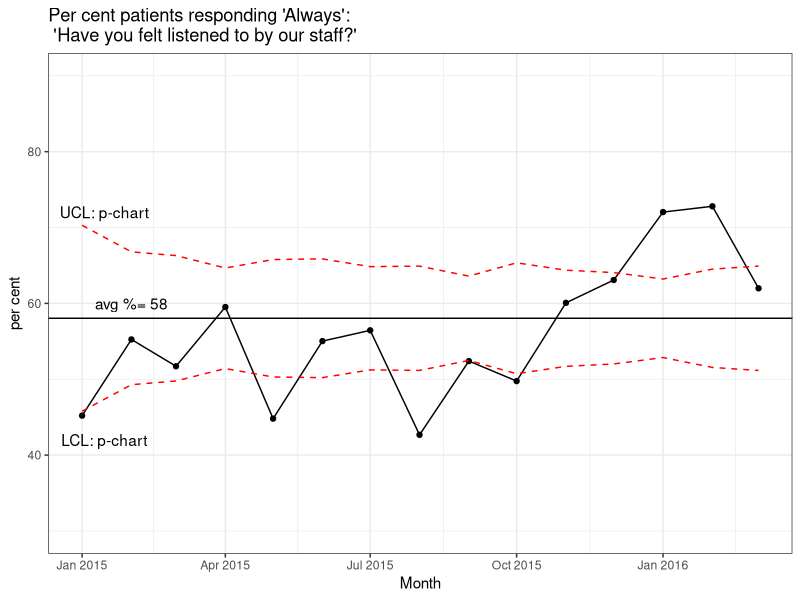
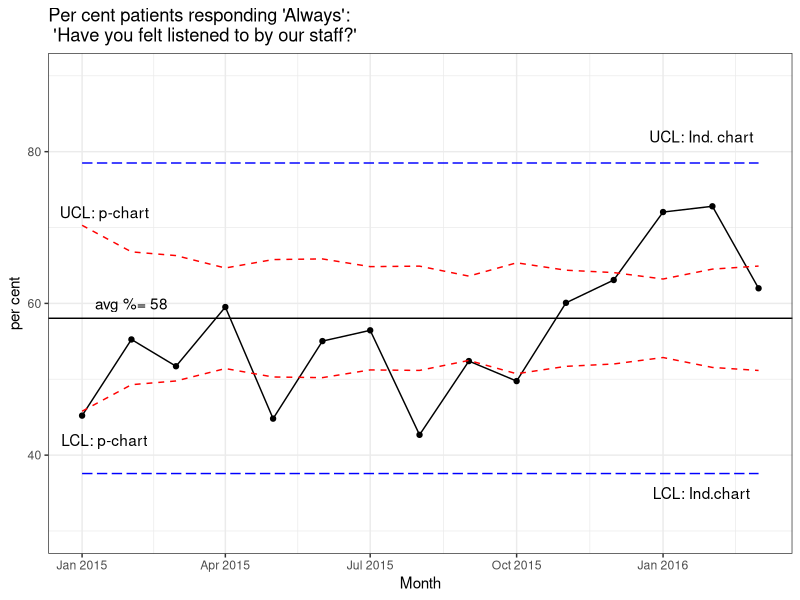
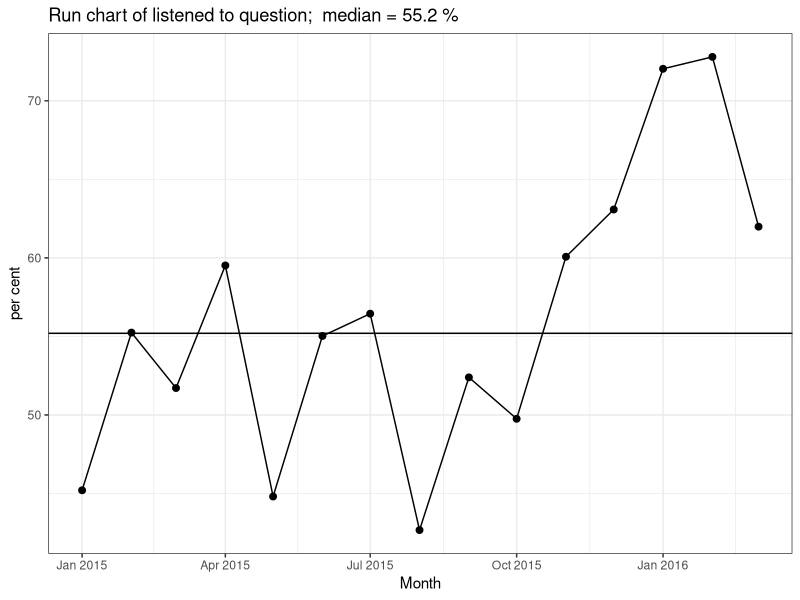

Generate these figures, in order, with R:
#Kevin Little, Ph.D. 23 October 2016
#calculations used in Blog post on p charts
library(openxlsx)
library(ggplot2)

df2 <- read.xlsx("datafile.xlsx",cols=c(1:15), rows=c(1:16), sheet=2)
df2$date <- as.Date(df2$date, origin="1899-12-30")

df9 <- df2[,c(1,4,5)]
names(df9)[2] <- "denom"
names(df9)[3] <- "num"
df9$per.cent <- 100*df9$num/df9$denom

#Calculate the p-chart control limits
p_hat <- 100*sum(df9$num)/sum(df9$denom)
df9$sigma_hat <- sqrt(p_hat*(100-p_hat)/df9$denom)
df9$UCL <- p_hat+3*df9$sigma_hat
df9$LCL <- p_hat-3*df9$sigma_hat

#Calculate the individuals chart control limits
#note we use the average per cent weighted by the counts of responses;
#if we did not have the counts, we would take the simple average of the per cents
absdiff <- abs(diff(df9$per.cent))
df9$UCLI <- p_hat+2.66*mean(absdiff)
df9$LCLI <- p_hat-2.66*mean(absdiff)

#plot p-chart
p11 <- ggplot(data=df9, aes(x=date,y=per.cent))+
  geom_line()+
  geom_point()+
  theme_bw()+
  ylim(30,90)+
  ylab("Per cent")

p12 <- p11+geom_line(aes(x=date,y=UCL),linetype="dashed",color="red")+
  geom_line(aes(x=date,y=LCL),linetype="dashed",color="red")+
  ggtitle("Per cent patients responding 'Always': \n 'Have you felt listened to by our staff?'")+
  ylab("per cent")+
  xlab("Month")

CL_pchart <- p_hat

p13 <- p12 + geom_hline(yintercept=CL_pchart)
p14 <- p13 + annotate("text",x=as.Date("2015-01-15"),y=72,label="UCL: p-chart")+
  annotate("text",x=as.Date("2015-01-15"),y=42,label="LCL: p-chart")+
  annotate("text",x=as.Date("2015-02-01"),y=60,label=paste0("avg %= ",round(p_hat,1)))
p14

#plot individuals chart
p15 <- p14 + geom_line(aes(x=date,y=UCLI),linetype="longdash",color="blue")+
  geom_line(aes(x=date,y=LCLI),linetype="longdash",color="blue")+
  annotate("text",x=as.Date("2016-01-25"),y=82,label="UCL: Ind. chart")+
  annotate("text",x=as.Date("2016-01-25"),y=35,label="LCL: Ind.chart")
  
p15

#plot run chart
median1 <- round(median(df9$per.cent),1)


p16 <- ggplot(data=df9, aes(x=date,y=per.cent))+
  geom_line()+
  geom_point(size=rel(2))+
  theme_bw()+
  #ylim(30,90)+
  ylab("per cent")+
  geom_hline(yintercept=median(median1))+
  xlab("Month")+
  ggtitle(paste0("Run chart of listened to question;  median = ",median1," %"))

p16
